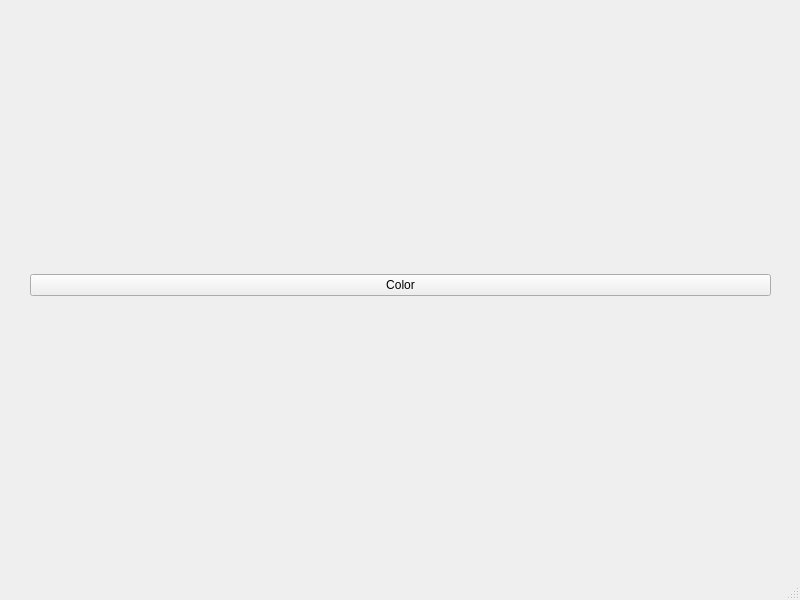
<?xml version="1.0" encoding="UTF-8"?>
<ui version="4.0">
 <class>MainWindow</class>
 <widget class="QMainWindow" name="MainWindow">
  <property name="geometry">
   <rect>
    <x>0</x>
    <y>0</y>
    <width>800</width>
    <height>600</height>
   </rect>
  </property>
  <property name="windowTitle">
   <string>MainWindow</string>
  </property>
  <widget class="QWidget" name="centralwidget">
   <widget class="QWidget" name="gridLayoutWidget">
    <property name="geometry">
     <rect>
      <x>30</x>
      <y>40</y>
      <width>741</width>
      <height>491</height>
     </rect>
    </property>
    <layout class="QGridLayout" name="gridLayout">
     <item row="0" column="0">
      <widget class="QPushButton" name="colorSelectButton">
       <property name="text">
        <string>Color</string>
       </property>
      </widget>
     </item>
    </layout>
   </widget>
  </widget>
  <widget class="QMenuBar" name="menubar">
   <property name="geometry">
    <rect>
     <x>0</x>
     <y>0</y>
     <width>800</width>
     <height>21</height>
    </rect>
   </property>
  </widget>
  <widget class="QStatusBar" name="statusbar"/>
 </widget>
 <resources/>
 <connections/>
</ui>
